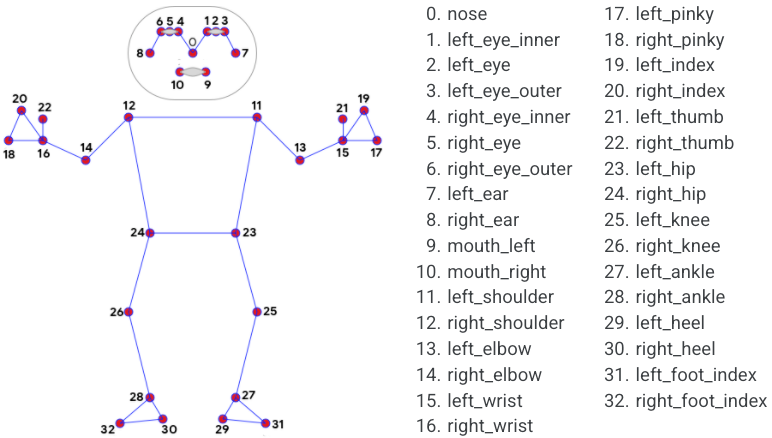
#> input picture pose_tracking_full_body_landmarks.png, 772 x 438 px
$ python -i PoseModule.py   (imports and definitions only)
#> lines starting #> are read from the running program, lines starting #| are printed output that depends on the picture
#> further down, picture is the input picture: shape (438, 772, 3); mean B, G, R 245.5, 244.2, 244.6
import cv2
import mediapipe as mp
import time
import numpy as np
import PoseLandmark as pl
import FeedbackModule as fm
import math
from collections import deque


# Mediapipe recommends at least 480h x 360w resolution. Lower res == improved latency
def resize_frame(frame):
    h, w, c = frame.shape
#> h = 438; w = 772; c = 3
    if h < 480 and w < 360:
        dimensions = (360, 480)
        frame = cv2.resize(frame, dimensions)
    elif w < 360:
        dimensions = (360, h)
        frame = cv2.resize(frame, dimensions)
    elif h < 480:
        dimensions = (w, 480)
#> dimensions = (772, 480)
        frame = cv2.resize(frame, dimensions)
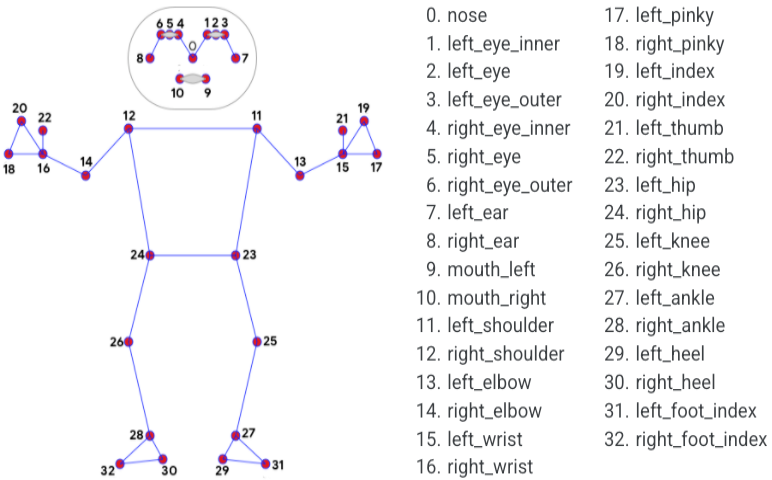
#> frame: shape (480, 772, 3); mean of channels 0, 1, 2 245.5, 244.1, 244.6; drawn as B, G, R
    elif h > 1280 and w > 720:
        dimensions = (720, 1280)
        frame = cv2.resize(frame, dimensions)
    elif w > 720:
        dimensions = (720, h)
        frame = cv2.resize(frame, dimensions)
    elif h > 1280:
        dimensions = (w, 1280)
        frame = cv2.resize(frame, dimensions)
    return frame


# [10 lines left out: function add_fps, not called in this run]


class PoseDetector:

    # [541 lines left out: functions __init__, find_box_coordinates, find_pose, find_positions, process_angles, find_angles and 9 more, not called in this run]


# [2 lines not run here, left out]

>>> import cv2
>>> picture = cv2.imread('pose_tracking_full_body_landmarks.png')
>>> result = resize_frame(picture)
